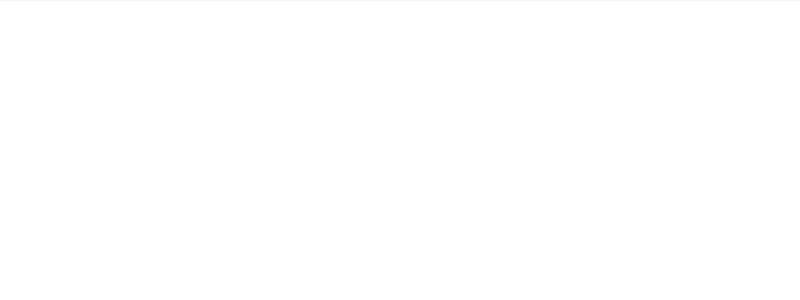
Frame 1 (no input)
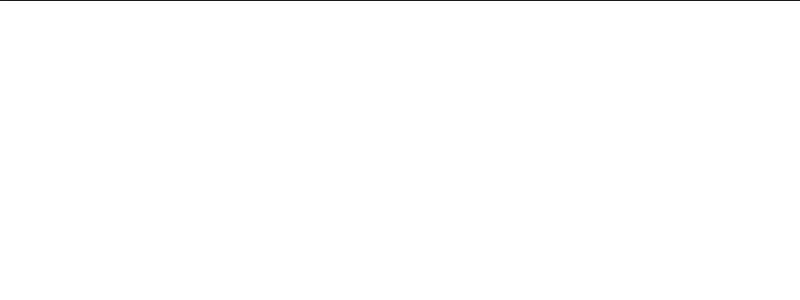
Frame 60 (the mouse pressed at the canvas centre just before this capture)
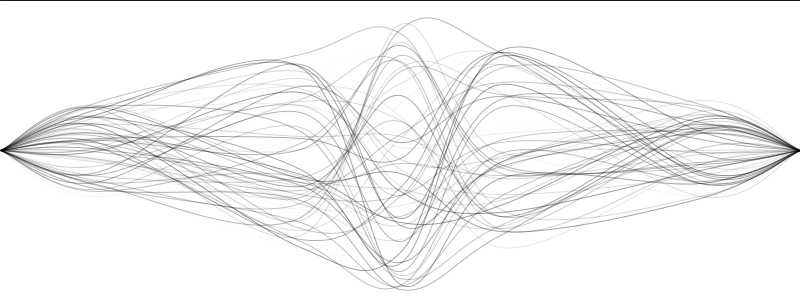
Frame 120 (the mouse held since frame 60 and released just before this capture)

The Processing sketch that drew these frames (run headless with seeded random() and noise(); from frame 60 on, the mouse is pressed at the canvas centre):

// Processing sketch: processing_27683
// ── processing_27683.pde

// *laut - leise* - Processing-Hausaufgabe = Animationspaare 
// HTW Sommersemester 2011 - Creative Coding
// (c) Nicklas Luckwald

// "E"-Taste = "erase" - Löschen der Szene
// "B"-Taste = "blend" - Aktivieren des Blendeffekts
// zum Neustart eine beliebige andere Taste drücken


//Ursprungspunkt der mittleren Vertexkurven-Punkte
float a = 150;
float b = 150;
float c = 150;
float d = 150;
float e = 150;

//Grundeinstellungen der Szene
void setup(){
  size(800, 300);
  smooth();
  background(255);

}

//Auszuführende Befehle
void draw(){
  
  noStroke();
  noFill();
  strokeWeight(1);
  stroke(0,random(100));
  
// Random-Vertexlinien bei gedrückter Maustaste
  if(mousePressed){
//Die Werte der Floatpunkte
    a = random(100)+100;
    b = random(200)+50;
    c = random(200)+50;
    d = random(100)+100;
    e = random(300);
//Definition der Punkte des Vertex
    beginShape();
      curveVertex(0, mouseY);
      curveVertex(0, mouseY);

      curveVertex(100, a);
      curveVertex(300, b);
      curveVertex(400, e);
      curveVertex(500, c);
      curveVertex(700, d);

      curveVertex(800, mouseY);
      curveVertex(800, mouseY);
     endShape();
  }
//die schwache Linie bei nicht gedrückter Maustaste.
    else{
      stroke(0, 10);
      line(0, mouseY, 800, mouseY);
  }
  
  
  // "e" = erase = löschen der Szene. Für Neustart eine beliebige Taste drücken
  if(key == 'e'){
  fill(255);
  noStroke();
  rect(0,0, 800, 300);
  noFill();
  }
  
  // "b" = blend = Blendeffekt aktivieren. Für Deaktivierung eine beliebige Taste drücken
  if(key == 'b'){
  fill(255, 15);
  noStroke();
  rect(0,0, 800, 300);
  noFill();
  }
}
